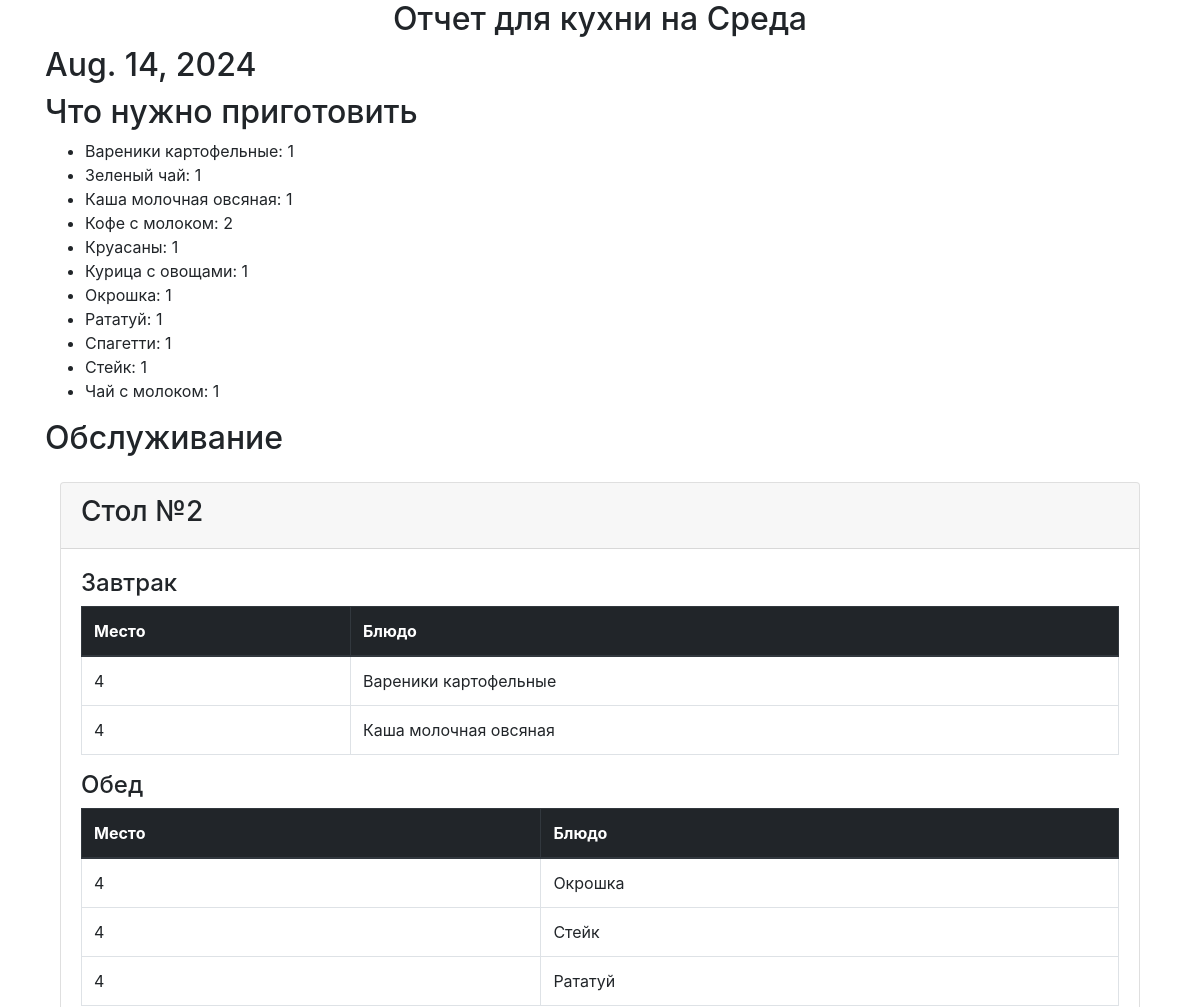
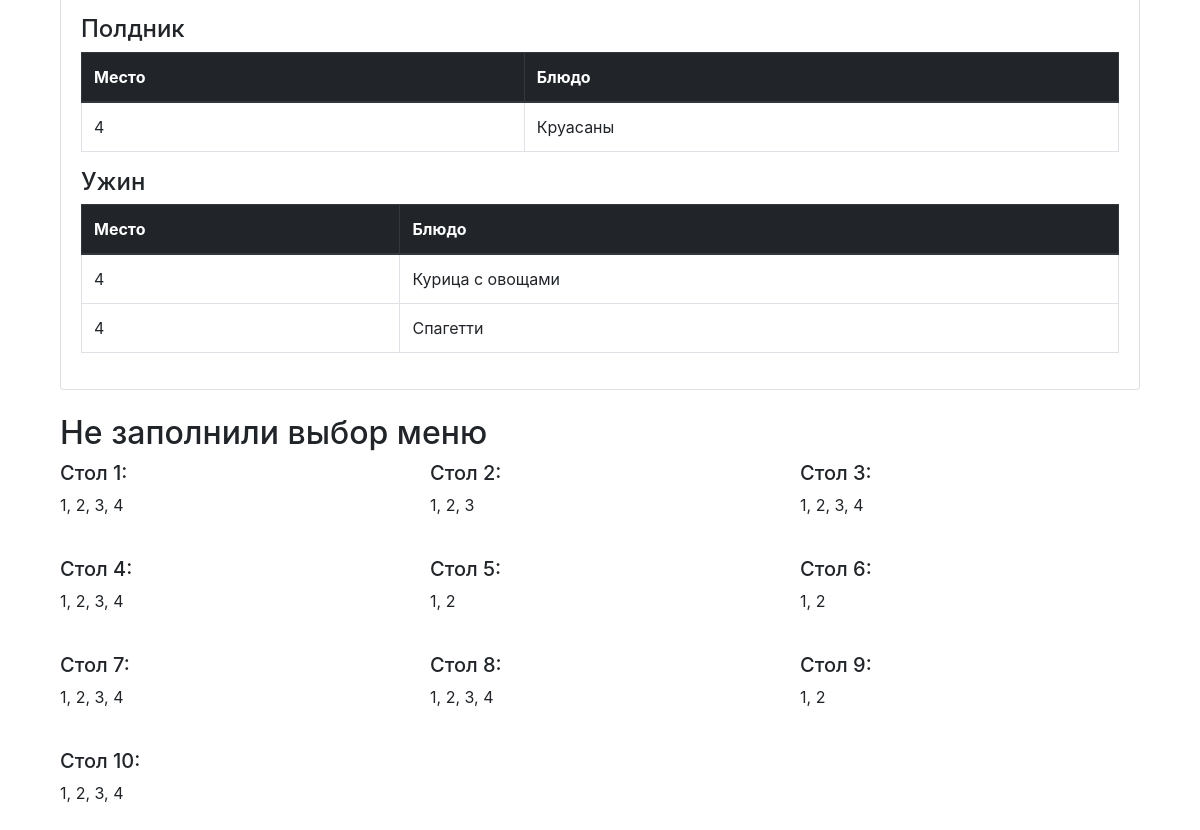
Screenshot of /meals/report/16/ with the database file from the repository (2 pictures, top to bottom).
### meals/models.py (models this page shows, shortened)
class Menu(models.Model):
    name = models.CharField(max_length=100)
    date = models.DateField()
    meal_times = models.ManyToManyField(MealTime, through='MenuMealTime')

class Meal(models.Model):
    DIET_CHOICES = [
        (1, '1'),
        (2, '2'),
        (3, '3'),
        (4, '4'),
        (5, '5'),
        (6, '6'),
        (7, '7'),
        (8, '8'),
        (9, '9'),
        (10, '10'),
        (11, '11'),
        (12, '12'),
        (13, '13'),
        (14, '14'),
        (15, '15'),
    ]
    name = models.CharField(max_length=100)
    kcal = models.IntegerField()
    diet_category = models.IntegerField(choices=DIET_CHOICES)
    category = models.ForeignKey('Category', on_delete=models.CASCADE)

class MealTime(models.Model):
    name = models.CharField(max_length=50, unique=True)

class UserMealSelection(models.Model):
    menu_mealtime = models.ForeignKey('MenuMealTime', on_delete=models.CASCADE)
    meal = models.ForeignKey('Meal', on_delete=models.CASCADE)
    table_number = models.IntegerField()
    seat_number = models.IntegerField()
    date_selected = models.DateField(auto_now_add=True)

### meals/views.py (the view)
# urls.py: path('report/<int:menu_id>/', views.kitchen_report, name="report"),
def kitchen_report(request, menu_id):
    menu = get_object_or_404(Menu, id=menu_id)
    seating_arrangement = {
        1: 4,
        2: 4,
        3: 4,
        4: 4,
        5: 2,
        6: 2,
        7: 4,
        8: 4,
        9: 2,
        10: 4,
    }
    all_seats = [(table_number, seat_number) for table_number, seat_count in seating_arrangement.items() for seat_number in range(1, seat_count + 1)]
    filled_seats = UserMealSelection.objects.filter(menu_mealtime__menu=menu).values_list('table_number', 'seat_number')
    unfilled_seats = defaultdict(list)
    for seat in all_seats:
        if seat not in filled_seats:
            unfilled_seats[seat[0]].append(seat[1])
    print(unfilled_seats)
    meals_to_cook = UserMealSelection.objects.filter(menu_mealtime__menu=menu).values('meal__name').annotate(total=Count('meal'))
    serving_plan = UserMealSelection.objects.filter(
        menu_mealtime__menu=menu
    ).exclude(
        meal__category__name="Напитки"  # Replace "Drinks" with the exact category name in your database
    ).order_by('table_number', 'seat_number')
    total_people = filled_seats.distinct().count()
    return render(request, 'kitchen_report.html', {
        'menu': menu,
        'meals_to_cook': meals_to_cook,
        'serving_plan': serving_plan,
        'total_people': total_people,
        'unfilled_seats': dict(unfilled_seats),  # Pass the unfilled seats dictionary to the template
    })

### meals/templates/kitchen_report.html (shortened to what this page needs)
<!DOCTYPE html>
<html lang="en">
<head>
     <link href="https://maxcdn.bootstrapcdn.com/bootstrap/4.0.0/css/bootstrap.min.css" rel="stylesheet">
     <link href="https://cdnjs.cloudflare.com/ajax/libs/bootstrap-datepicker/1.9.0/css/bootstrap-datepicker.min.css" rel="stylesheet">
</head>
<body>
    <div class="container">
        <h2 class="text-center">Отчет для кухни на {{ menu.name }}</h2>
        <h2>{{ menu.date }}</h2>
        <h2>Что нужно приготовить</h2>
        <ul>
            {% for meal in meals_to_cook %}
                <li>{{ meal.meal__name }}: {{ meal.total }}</li>
            {% endfor %}
        </ul>
        <h2>Обслуживание</h2>
        <div class="container mt-4">
            {% regroup serving_plan by table_number as tables %}
            {% for table in tables %}
                <div class="card mb-4">
                    <div class="card-header">
                        <h3>Стол №{{ table.grouper }}</h3>
                    </div>
                    <div class="card-body">
                        {% regroup table.list by menu_mealtime.meal_time.name as mealtimes %}
                        {% for mealtime in mealtimes %}
                            <h4>{{ mealtime.grouper }}</h4>
                            <div class="table-responsive">
                                <table class="table table-bordered">
                                    <thead class="thead-dark">
                                        <tr>
                                            <th scope="col">Место</th>
                                            <th scope="col">Блюдо</th>
                                        </tr>
                                    </thead>
                                    <tbody>
                                        {% for selection in mealtime.list %}
                                            <tr>
                                                <td>{{ selection.seat_number }}</td>
                                                <td>
                                                    {% if selection.meal %}
                                                        {{ selection.meal.name }}
                                                    {% else %}
                                                        &ndash;
                                                    {% endif %}
                                                </td>
                                            </tr>
                                        {% endfor %}
                                    </tbody>
                                </table>
                            </div>
                        {% endfor %}
                    </div>
                </div>
            {% endfor %}
        </div>
        <div class="container mt-4">
            <h2>Не заполнили выбор меню</h2>
            <div class="row">
                {% for table_number, seats in unfilled_seats.items %}
                    <div class="col-6 col-md-4 mb-4">
                        <h5>Стол {{ table_number }}:</h5>
                        <p>
                            {% for seat_number in seats %}
                                {{ seat_number }}{% if not forloop.last %}, {% endif %}
                            {% endfor %}
                        </p>
                    </div>
                {% endfor %}
            </div>
        </div>
    </div>
</body>
</html>

### rows the page displays
Menu: name "Среда", date "Aug. 14, 2024"
Meal: meal__name "Вареники картофельные", total "1"
Meal: meal__name "Каша молочная овсяная", total "1"
Meal: meal__name "Круасаны", total "1"
Meal: meal__name "Курица с овощами", total "1"
Meal: meal__name "Окрошка", total "1"
Meal: meal__name "Рататуй", total "1"
Meal: meal__name "Спагетти", total "1"
Meal: meal__name "Стейк", total "1"
MealTime: grouper "Завтрак"
UserMealSelection: seat_number "4", meal.name "Вареники картофельные"
UserMealSelection: seat_number "4", meal.name "Каша молочная овсяная"
MealTime: grouper "Обед"
UserMealSelection: seat_number "4", meal.name "Окрошка"
UserMealSelection: seat_number "4", meal.name "Стейк"
UserMealSelection: seat_number "4", meal.name "Рататуй"
MealTime: grouper "Полдник"
UserMealSelection: seat_number "4", meal.name "Круасаны"
MealTime: grouper "Ужин"
UserMealSelection: seat_number "4", meal.name "Курица с овощами"
UserMealSelection: seat_number "4", meal.name "Спагетти"

### other values shown
{{ meal.meal__name }} "Зеленый чай" "Кофе с молоком" "Чай с молоком"
{{ meal.total }} "1" "2" "1"
{{ table.grouper }} "2"
{{ table_number }} "1" "2" "3" "4" "5" "6" "7" "8" "9" "10"
{{ seat_number }} "1" "2" "3" "4" "1" "2" "3" "1" "2" "3" "4" "1" "2" "3" "4" "1" "2" "1" "2" "1" "2" "3" "4" "1" "2" "3" "4" "1" "2" "1" "2" "3" "4"
